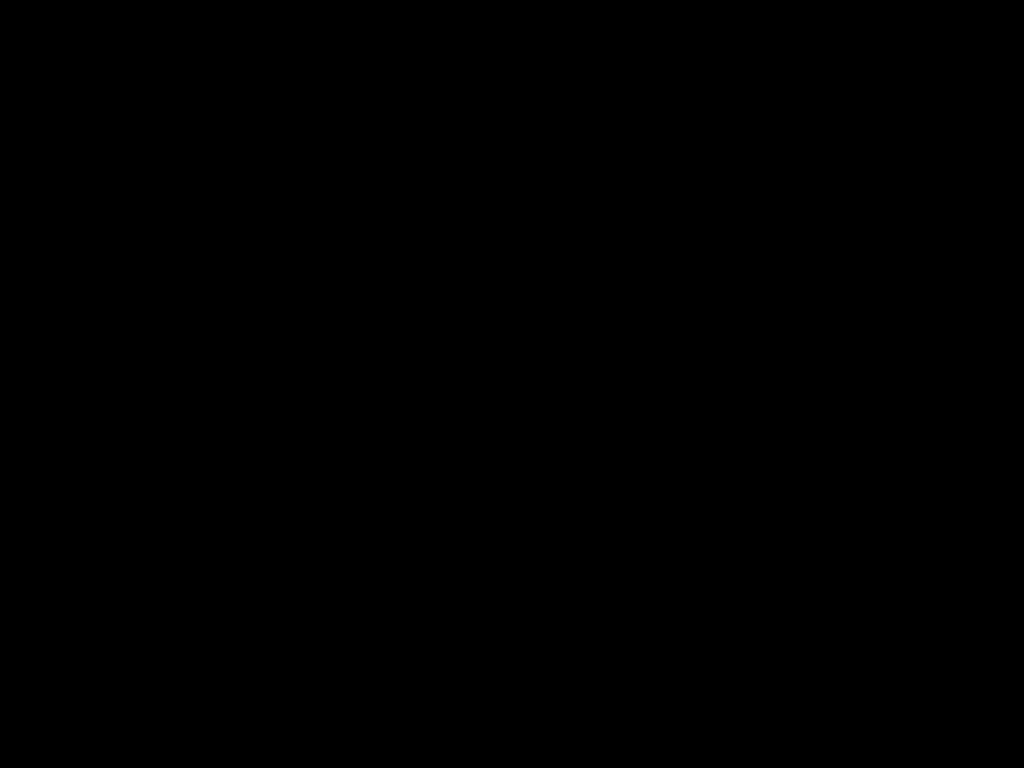
Frame 1 (no input)
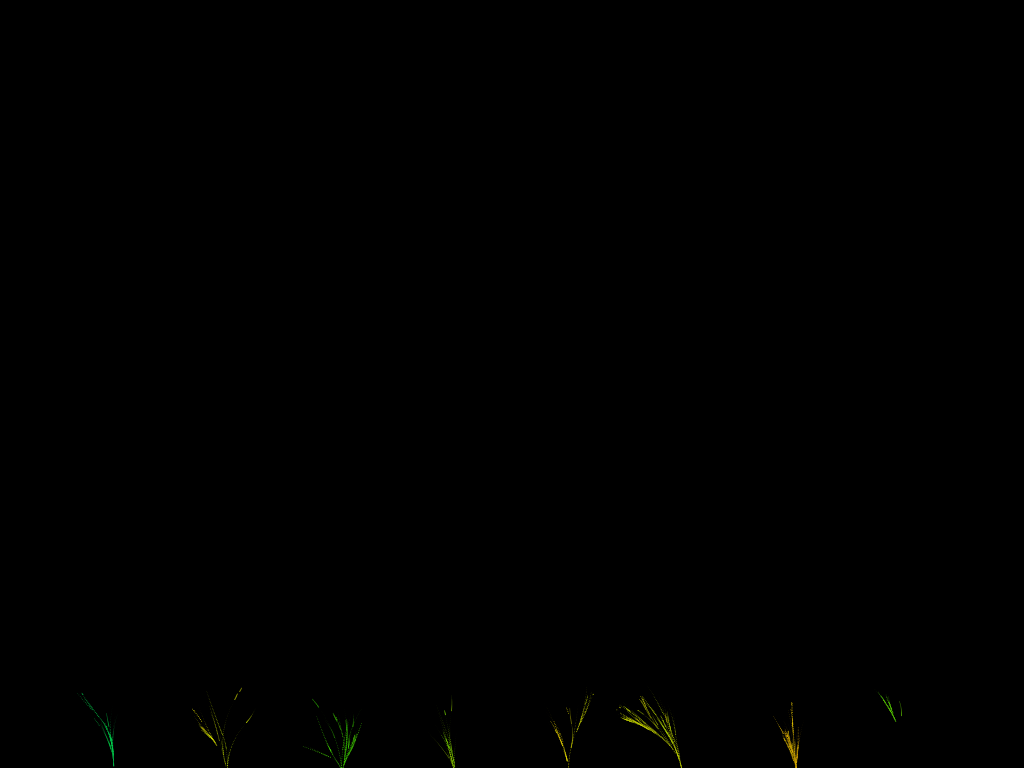
Frame 60 (the mouse pressed at the canvas centre just before this capture)
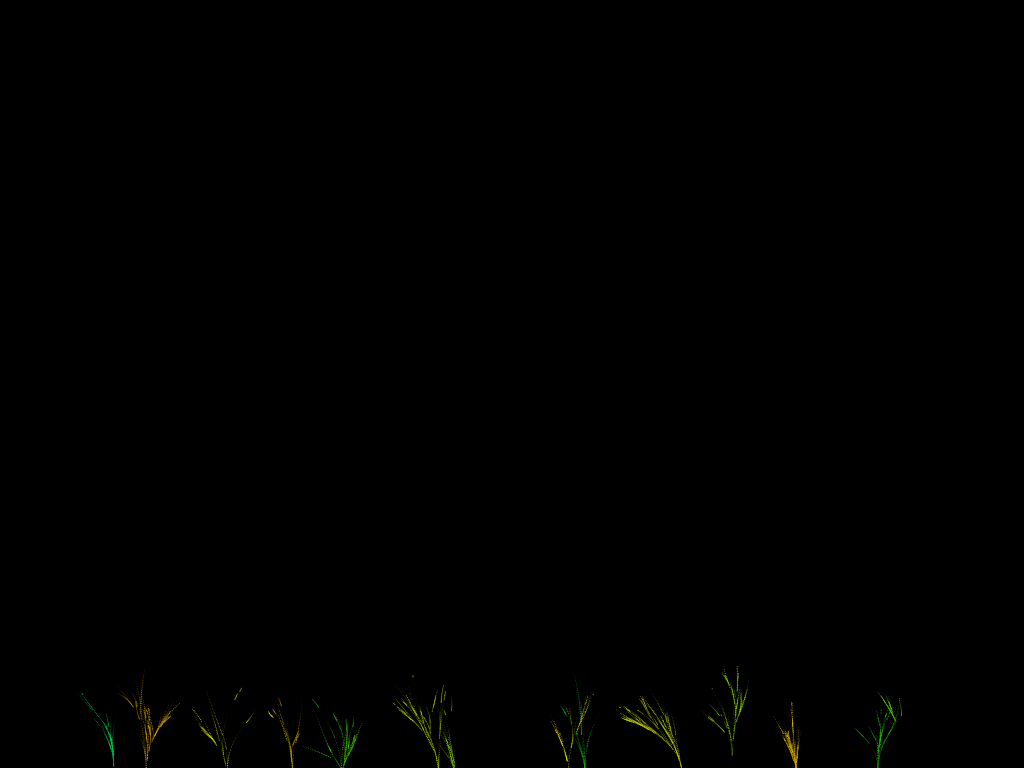
Frame 120 (the mouse held since frame 60 and released just before this capture)

The Processing sketch that drew these frames (run headless with seeded random() and noise(); from frame 60 on, the mouse is pressed at the canvas centre):

// Processing sketch: s032_grass_tree
// ── s032_grass_tree.pde
ArrayList<Branch> branchList = new ArrayList<Branch>();
ArrayList<Branch> newBranchList = new ArrayList<Branch>();

void setup()
{
  size(1024, 768);
  colorMode(HSB, 360, 100, 100, 100);
  reset();
}

void mousePressed()
{
  reset();
  if (mouseButton == RIGHT)
  {
    while (update())
    {
    }
  }
}

void reset()
{
  background(0, 0, 0);
  branchList.clear();
  
  int count = (int) random(5, 10);
  
  for (int i = 0; i < count; i++)
  {
    branchList.add(new Branch(((float)(1 + i)/(count+1)) * width, height + 10, 10, -PI*0.5, random(0.01, 0.02),
                              color(0, 0, 50, 0), random(30, 150)));
  }
}

void draw()
{
  update();
}

boolean update()
{
  for (Branch branch : branchList)
  {
    branch.update();
  }
  
  for (Branch branch : newBranchList)
  {
    branchList.add(branch);
  }
  newBranchList.clear();
  
  for (Branch branch : branchList)
  {
    if (branch.size > 0)
      return true;
  }
  
  return false;
}

class Branch
{
  float x;
  float y;
  float size;
  float angle;
  float offset;
  float decay;
  float speed;
  float branchChance;
  color c;
  float leafHue;
  float hueChange;
  
  Branch(float x, float y, float size, float angle, float branchChance, color c, float leafHue)
  {
    this.x = x;
    this.y = y;
    this.size = size;
    this.angle = angle;
    
    offset = random(1000000);
    
    decay = random(0.02, 0.05);
    
    hueChange = random(-0.25, 0.25);
    
    speed = random(0.5, 2);
    
    this.branchChance = branchChance;
    this.c = c;
    this.leafHue = leafHue;
  }
  
  void update()
  {
    if (size <= 0)
      return;
    
    noStroke();
    fill(c);
    
    ellipse(x, y, size, size);
    
    size -= decay;
    
    angle += (noise(frameCount * 0.01, offset) * 2 - 1) * 0.05;
    
    x += cos(angle) * speed;
    y += sin(angle) * speed;
    
    leafHue += hueChange;
    
    if (random(1) < branchChance)
    {
      newBranchList.add(new Branch(x, y, size, angle, branchChance / 2, c, leafHue));
    }

    if (random(1) < branchChance * 10)
    {
      newBranchList.add(new Branch(x, y, 1, angle, branchChance / 2, color(leafHue, 100, random(50, 100), 100), leafHue));
    }
  }
}
